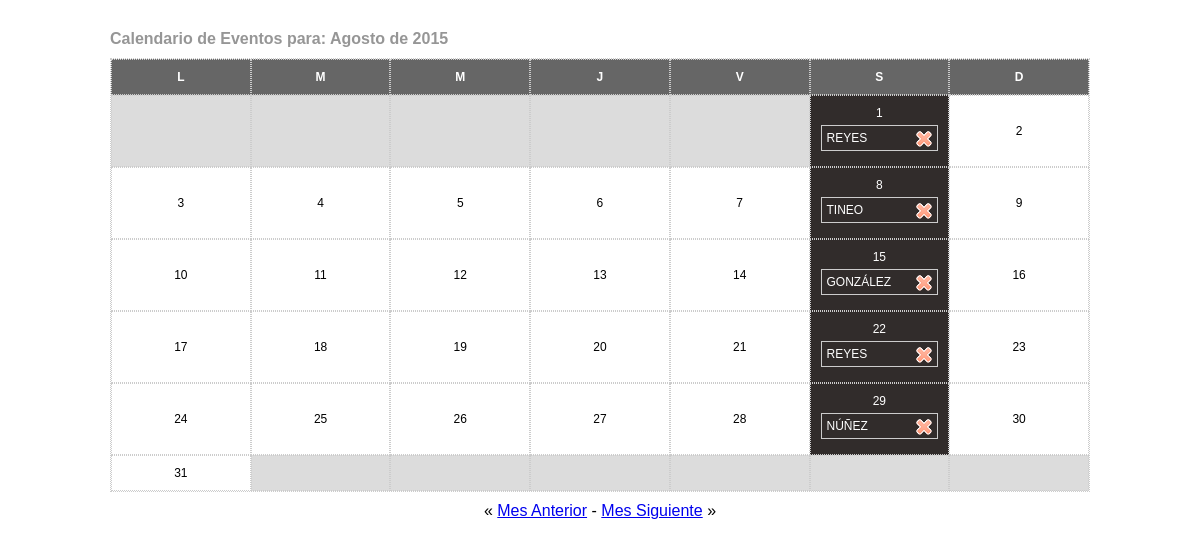
Screenshot of /calendario/pasados.php?fecha=2015-08-01 with the database file from the repository.
### tables this page shows
CREATE TABLE `tcalendario` (
  `id` smallint(5) unsigned NOT NULL AUTO_INCREMENT,
  `fecha` date DEFAULT NULL,
  `evento` text,
  PRIMARY KEY (`id`)
);

### calendario/pasados.php (the view, shortened to what this page needs)
<html xmlns="http://www.w3.org/1999/xhtml">
	<head>
	</head>
<body>
	<div id="agenda">
		<?php
			function fecha ($valor)
			{
				$timer = explode(" ",$valor);
				$fecha = explode("-",$timer[0]);
				$fechex = $fecha[2]."/".$fecha[1]."/".$fecha[0];
				return $fechex;
			}
			if (!isset($_GET["fecha"]))
			{
				$mesactual=intval(date("m"));
				if ($mesactual<10) $elmes="0".$mesactual;
				else $elmes=$mesactual;
				$elanio=date("Y");
			}
			else
			{
				$cortefecha=explode("-",$_GET["fecha"]);
				$mesactual=intval($cortefecha[1]);
				if ($mesactual<10) $elmes="0".$mesactual;
				else $elmes=$mesactual;
				$elanio=$cortefecha[0];
			}
			$primeromes=date("N",mktime(0,0,0,$mesactual,1,$elanio));
			if (!isset($_GET["mes"])) $hoy=date("Y-m-d");
			else $hoy=$_GET["ano"]."-".$_GET["mes"]."-01";
			if (($elanio % 4 == 0) && (($elanio % 100 != 0) || ($elanio % 400 == 0))) $dias=array("","31","29","31","30","31","30","31","31","30","31","30","31");
			else $dias=array("","31","28","31","30","31","30","31","31","30","31","30","31");
			$eventos=array();
			$q1="select * from tcalendario where month(fecha)='".$elmes."' and year(fecha)='".$elanio."'";
			$r1=mysql_query($q1);
			if ($f1=mysql_fetch_array($r1))
			{
				$h=0;
				do
				{
					$eventos[$h]=$f1["fecha"];
					$h+=1;
				}
				while($f1=mysql_fetch_array($r1));
			}
			$meses=array("","Enero","Febrero","Marzo","Abril","Mayo","Junio","Julio","Agosto","Septiembre","Octubre","Noviembre","Diciembre");
			$diasantes=$primeromes-1;
			$diasdespues=42;
			$tope=$dias[$mesactual]+$diasantes;
			if ($tope%7!=0) $totalfilas=intval(($tope/7)+1);
			else $totalfilas=intval(($tope/7));
			echo "<h2>Calendario de Eventos para: ".$meses[$mesactual]." de ".$elanio."</h2>";
			echo "<table class='calendario' cellspacing='0' cellpadding='0'>";
			echo "<tr><th>L</th><th>M</th><th>M</th><th>J</th><th>V</th><th>S</th><th>D</th></tr><tr>";
			$j=1;
			$filita=0;
			for ($i=1;$i<=$diasdespues;$i++)
			{
				if ($filita<$totalfilas)
				{
				if ($i>=$primeromes && $i<=$tope)
				{
					echo "<td";
					if ($j<10) $dd="0".$j;else $dd=$j;
					$compuesta=$elanio."-$elmes-$dd";
					if (count($eventos)>0 && in_array($compuesta,$eventos,true)) {echo " class=' evento";$noagregar=true;}
					else {echo " class='activa";$noagregar=false;}
					if ($hoy==$compuesta) echo " hoy";
					if ($compuesta<date("Y-m-d")) $noform=true; else $noform=false;
					if ($noform!=true) echo "'>$j<a href='javascript:mostrar(\"evento$j\")' title='Agregar un Evento el ".fecha($compuesta)."' class='vtip'><img src='add.png' /></a><form id='evento$j' method='post' action='".$_SERVER["PHP_SELF"]."' style='display:none'><input type='text' name='titulos' class='text' /><input type='Submit' name='Enviar' value='Guardar' class='enviar' /><input type='hidden' name='addevent' value='Si' /><input type='hidden' name='fechas' value='$compuesta' /></form>";
					else echo "'>$j";
					$sqlevent="select * from tcalendario where fecha='".$compuesta."' order by id";
					$revent=mysql_query($sqlevent);
					while($rowevent=mysql_fetch_array($revent))
					{
						echo "<p>$rowevent[evento]<a href='".$_SERVER["PHP_SELF"]."?borrarevento=".$rowevent["id"]."' onClick=\"return confirm('&iquest;Confirmas la eliminaci&oacute;n del Evento?')\" title='Eliminar este Evento del ".fecha($compuesta)."' class='vtip'><img src='delete.png' /></a></p>";
					}
					echo "</td>";
					$j+=1;
				}
				else echo "<td class='desactivada'>&nbsp;</td>";
				if ($i==7 || $i==14 || $i==21 || $i==28 || $i==35 || $i==42) {echo "<tr>";$filita+=1;}
				}
			}
			echo "</table>";
			$mesanterior=date("Y-m-d",mktime(0,0,0,$mesactual-1,01,$elanio));
			$messiguiente=date("Y-m-d",mktime(0,0,0,$mesactual+1,01,$elanio));
			echo "<p>&laquo; <a href='".$_SERVER["PHP_SELF"]."?fecha=$mesanterior'>Mes Anterior</a> - <a href='".$_SERVER["PHP_SELF"]."?fecha=$messiguiente'>Mes Siguiente</a> &raquo;</p>";
			?>
</body>
</html>

### calendario/pasados.php (style rules this page uses)
* { margin: 0;padding: 0;font-family:Helvetica, Arial, Tahoma, sans-serif; }
html,body { height:100%;width:100%;outline:0;overflow:hidden }
body { text-align:center;margin:0;width:100%;height:100%;overflow:hidden;background:#fff;padding:30px 0 }
#agenda { margin:10px;width:980px;margin:0 auto }
#agenda h2 { text-align:left;margin:0;font-size:1em;color:#969696 }
#agenda table.calendario { margin:10px auto;width:100%;border:1px dotted #ccc;font-size:12px; }
.calendario th { border:1px dotted #ccc;font-weight:bold;background:#666;color:white;padding:10px 5px; }
.calendario td { padding:10px 5px;text-align:center;border:1px dotted #ccc;width:100px;white-space:pre-line; }
.calendario td p { margin:5px;font-size:12px;border:1px solid #ccc;text-align:left;padding:5px }
.calendario td.desactivada { background:#dcdcdc; }
.calendario td.activa { background:#ffffff; }
.calendario td.evento { background:#312c2b;color:white }
.calendario td img { vertical-align:middle;float:right;border:0;width:16px;height:16px }
.vtip { cursor:pointer; }

### rows the page displays
tcalendario: evento "REYES"
tcalendario: evento "TINEO"
tcalendario: evento "GONZÁLEZ"
tcalendario: evento "REYES"
tcalendario: evento "NÚÑEZ"

### other values shown
$meses[$mesactual] "Agosto"
$elanio "2015"
